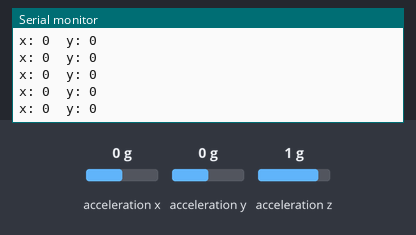
A sketch run on a simulated ESP32-C3. Shown: the last lines printed to the serial monitor. Wiring (inferred from the names in the program): MPU-6050 motion sensor at I2C address 0x68. The inputs (shaded band) are chosen by the test bench; at power-on: acceleration x 0 g, acceleration y 0 g, acceleration z 1 g.

Above: at 1.2 s.
1.3 s: acceleration x set to -1.4 g
At 1.35 s:
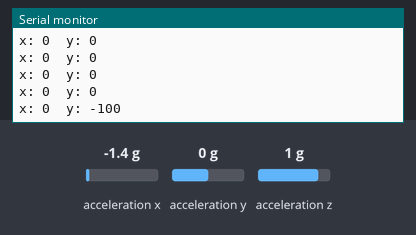
2.8 s: acceleration y set to -1.4 g
At 2.83 s:
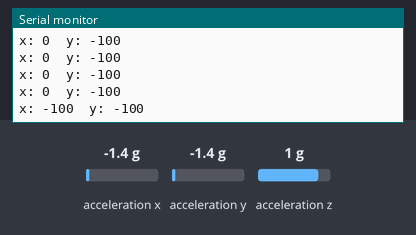
4.3 s: acceleration x set to -0.8 g
At 4.32 s:
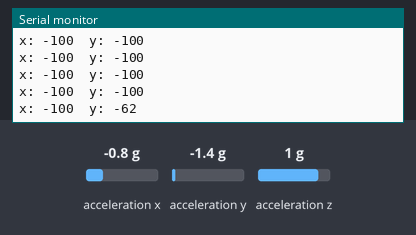
5.8 s: acceleration z set to -1.4 g
At 5.81 s:
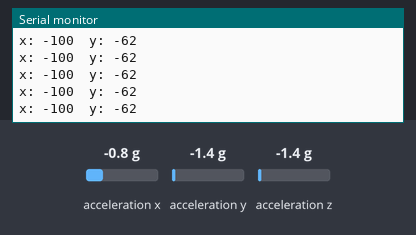
Timing chart, 0 to 8.3 s (numbered marks = the images above; inputs shaded):
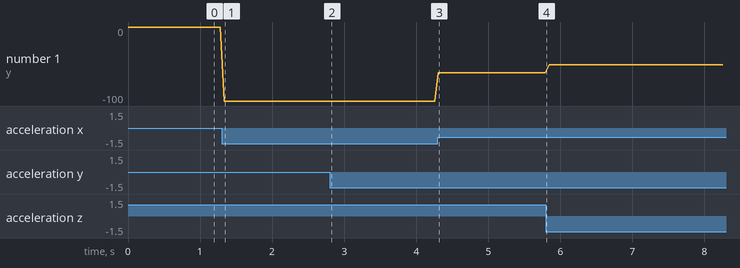

The sketch:

Gesture_Glove_TX.ino
```cpp
/*
  ============================================================
  PROJECT : ESP-NOW Gesture Car - GLOVE (transmitter)
  LEVEL   : Advanced
  BOARD   : ESP32 Dev Module (or any ESP32 / ESP32-C3)
  ============================================================
  ABOUT
    Tilt your hand to drive. The glove ESP32 reads an MPU6050 and
    sends tilt values to the car over ESP-NOW: fast, long range
    (100 m+), no router and no radio module needed.
    Tilt a little = slow, tilt more = fast.

  PARTS
    - ESP32 dev board (glove)
    - MPU6050 module
    - Small power bank or 3.7 V Li-ion + charger board

  WIRING
    MPU6050 VCC -> 3.3V
    MPU6050 GND -> GND
    MPU6050 SDA -> GPIO21
    MPU6050 SCL -> GPIO22

  LIBRARIES
    - WiFi, esp_now, Wire (ESP32 board package)

  HOW IT WORKS
    1. Pitch (forward/back) and roll (left/right) are calculated from gravity.
    2. A packet {carId, x, y} is broadcast 20 times a second.
    3. The car only obeys packets with ITS carId, so many cars can drive in one room.

  TIPS
    - Change CAR_ID (here AND in the car code) if several teams use this project.
    - Open Serial Monitor at 115200 to see the values being sent.
  ============================================================
*/

#include <WiFi.h>
#include <esp_now.h>
#include <Wire.h>

#define CAR_ID   7          // must match the car
#define MPU_ADDR 0x68
#define MAX_TILT 35.0       // degrees for full speed
#define DEAD_TILT 8.0       // ignore small hand shakes

uint8_t broadcastAddress[] = {0xFF, 0xFF, 0xFF, 0xFF, 0xFF, 0xFF};

typedef struct {
  uint8_t carId;
  int8_t x;     // -100 (left)  .. 100 (right)
  int8_t y;     // -100 (back)  .. 100 (forward)
} ControlPacket;

ControlPacket packet;

void setup() {
  Serial.begin(115200);

  Wire.begin();
  Wire.beginTransmission(MPU_ADDR);
  Wire.write(0x6B);
  Wire.write(0);
  Wire.endTransmission(true);

  WiFi.mode(WIFI_STA);
  if (esp_now_init() != ESP_OK) {
    Serial.println("ESP-NOW init failed");
    return;
  }
  esp_now_peer_info_t peer = {};
  memcpy(peer.peer_addr, broadcastAddress, 6);
  peer.channel = 0;
  peer.encrypt = false;
  esp_now_add_peer(&peer);
  Serial.println("Glove ready");
}

void loop() {
  int16_t ax, ay, az;
  readAccel(ax, ay, az);

  float pitch = atan2((float)ax, sqrt((float)ay * ay + (float)az * az)) * RAD_TO_DEG;
  float roll  = atan2((float)ay, (float)az) * RAD_TO_DEG;

  packet.carId = CAR_ID;
  packet.y = tiltToSpeed(pitch);
  packet.x = tiltToSpeed(roll);
  esp_now_send(broadcastAddress, (uint8_t *)&packet, sizeof(packet));

  Serial.print("x: "); Serial.print(packet.x);
  Serial.print("  y: "); Serial.println(packet.y);
  delay(50);
}

int8_t tiltToSpeed(float angle) {
  if (fabs(angle) < DEAD_TILT) return 0;
  float s = (fabs(angle) - DEAD_TILT) / (MAX_TILT - DEAD_TILT) * 100.0;
  if (s > 100) s = 100;
  return (int8_t)(angle > 0 ? s : -s);
}

void readAccel(int16_t &ax, int16_t &ay, int16_t &az) {
  Wire.beginTransmission(MPU_ADDR);
  Wire.write(0x3B);
  Wire.endTransmission(false);
  Wire.requestFrom((uint8_t)MPU_ADDR, (uint8_t)6);
  ax = read16();
  ay = read16();
  az = read16();
}

int16_t read16() {
  uint8_t high = Wire.read();
  uint8_t low  = Wire.read();
  return (int16_t)((high << 8) | low);
}
```

Measured:
- after the input at 1.3 s, the serial monitor: prints a new line at once (image 1)
- after the input at 2.8 s, the serial monitor: prints a new line at once (image 2)
- after the input at 4.3 s, the serial monitor: prints a new line at once (image 3)
- plotted number 1: 0 → -100 after the input at 1.3 s, -100 → -62 after the input at 4.3 s, -62 → -51 after the input at 5.8 s
